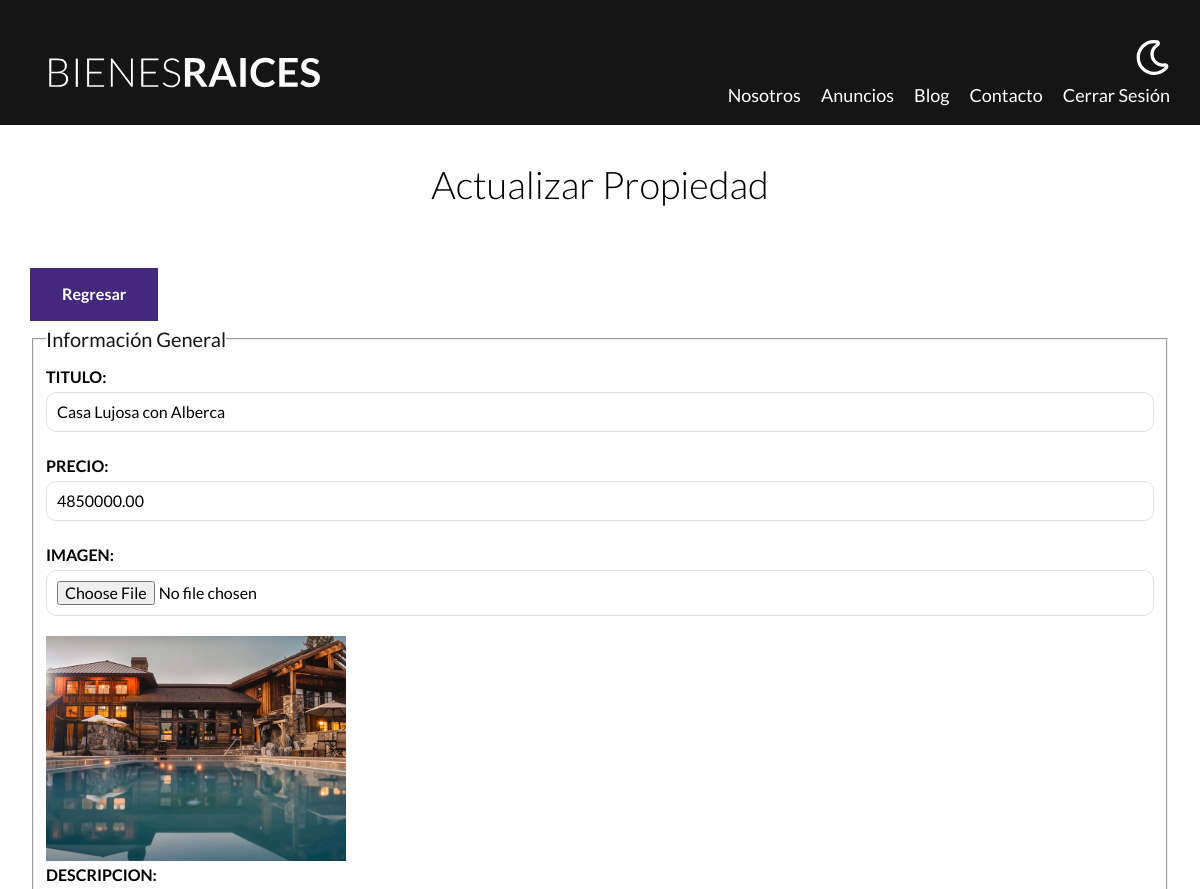
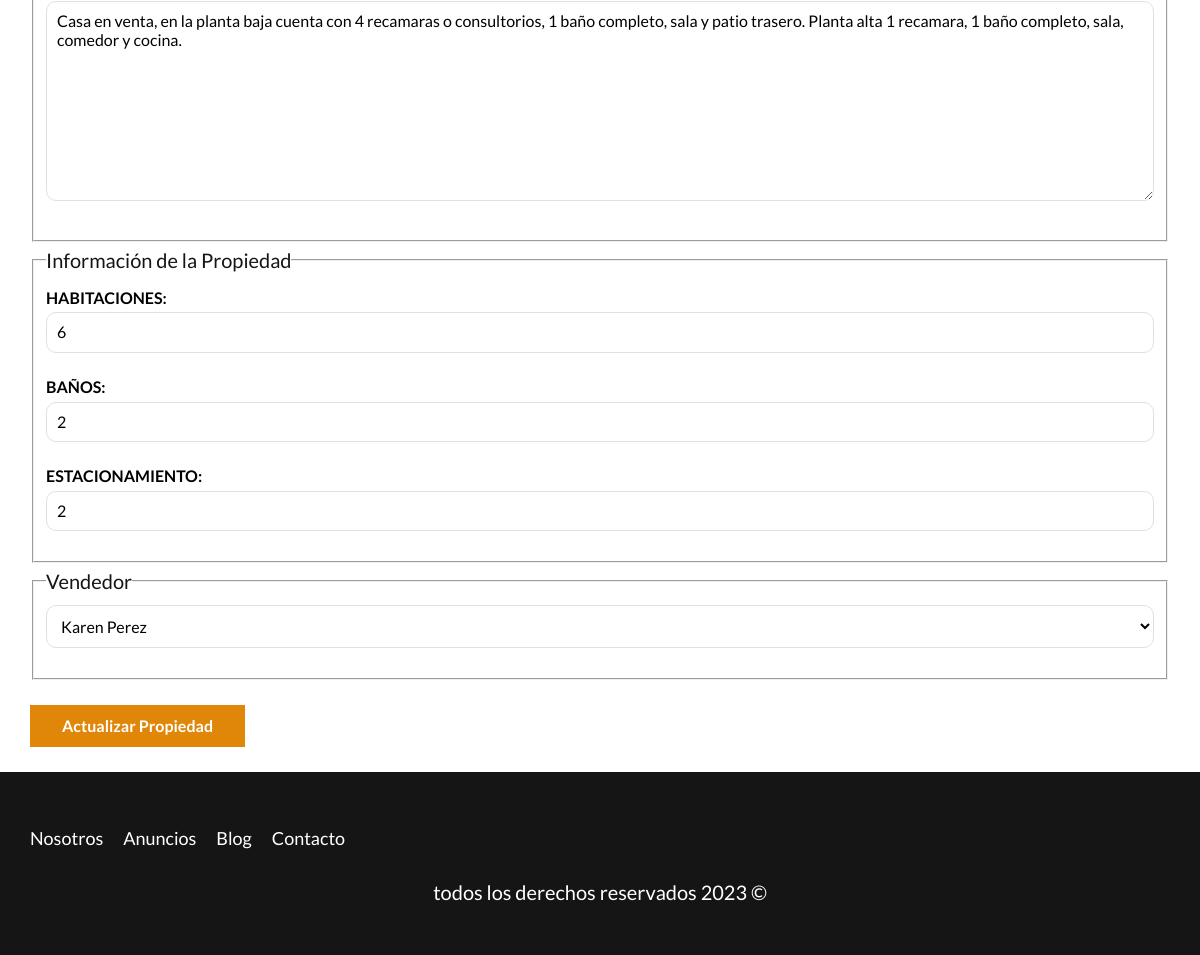
Screenshot of /admin/properties/update.php?id=8 (signed in) with the database file from the repository (2 pictures, top to bottom).
### tables this page shows
CREATE TABLE `propiedades` (
  `id` int NOT NULL AUTO_INCREMENT,
  `nombre` varchar(45) DEFAULT NULL,
  `precio` decimal(10,2) DEFAULT NULL,
  `imagen` varchar(200) DEFAULT NULL,
  `descripcion` longtext,
  `habitaciones` int DEFAULT NULL,
  `wc` int DEFAULT NULL,
  `estacionamiento` int DEFAULT NULL,
  `creado` date DEFAULT NULL,
  `vendedores_id` int NOT NULL,
  PRIMARY KEY (`id`),
  KEY `fk_propiedades_vendedores_idx` (`vendedores_id`),
  CONSTRAINT `fk_propiedades_vendedores` FOREIGN KEY (`vendedores_id`) REFERENCES `vendedores` (`id`)
);

CREATE TABLE `vendedores` (
  `id` int NOT NULL AUTO_INCREMENT,
  `name` varchar(45) DEFAULT NULL,
  `apellido` varchar(45) DEFAULT NULL,
  `telefono` varchar(10) DEFAULT NULL,
  PRIMARY KEY (`id`)
);

### admin/properties/update.php (the view, shortened to what this page needs)
<?php
    $propertyID = $_GET['id'];
    $propertyID = filter_var($propertyID, FILTER_VALIDATE_INT);
    $db = connectDB();
    $query = "SELECT * FROM propiedades WHERE id = {$propertyID}";
    $result = mysqli_query($db, $query);
    $property = mysqli_fetch_assoc($result);
    $query = "SELECT * FROM vendedores";
    $result = mysqli_query($db,$query);
    $title = $property['nombre'];
    $price = $property['precio'];
    $description = $property['descripcion'];
    $rooms = $property['habitaciones'];
    $wc = $property['wc'];
    $parking = $property['estacionamiento'];
    $seller = $property['vendedores_id'];
    $propertyImage = $property['imagen'];
?>
    <main class="container section">
        <h1>Actualizar Propiedad</h1>
        <a href="/admin" class="btn btn-purple">Regresar</a>
        <form class="form" method="POST" enctype="multipart/form-data">
            <fieldset>
                <legend>Información General</legend>
                <label for="title">Titulo:</label>
                <input type="text" id="title" name="title" placeholder="Titulo de la propiedad" value="<?php echo $title; ?>">
                <label for="price">Precio:</label>
                <input type="number" id="price" name="price" placeholder="precio de la propiedad" value="<?php echo $price; ?>">
                <label for="image">Imagen:</label>
                <input type="file" id="image" accept="image/jpeg, image/png" name="image">
                <img src="/img/<?php echo $propertyImage; ?>" class="image-small">
                <label for="description">Descripcion:</label>
                <textarea id="description" name="description"><?php echo $description; ?></textarea>
            </fieldset>
            <fieldset>
                <legend>Información de la Propiedad</legend>
                <label for="rooms">Habitaciones:</label>
                <input type="number" id="rooms" name="rooms" placeholder="Ej: 5" min="1" max="10" value="<?php echo $rooms; ?>">
                <label for="wc">Baños:</label>
                <input type="number" id="wc" name="wc" placeholder="Ej: 5" min="1" max="10" value="<?php echo $wc; ?>">
                <label for="parking">Estacionamiento:</label>
                <input type="number" id="parking" name="parking" placeholder="Ej: 5" min="1" max="10" value="<?php echo $parking; ?>">
            </fieldset>
            <fieldset>
                <legend>Vendedor</legend>
                <select name="seller">
                    <?php while($row = mysqli_fetch_assoc($result)): ?>
                        <option <?php echo $seller === $row['id'] ? 'selected' : ''; ?> value="<?php echo $row['id']; ?>"><?php echo $row['name']." ".$row['apellido']; ?></option>
                    <?php endwhile ?>
                </select>
            </fieldset>
            <input type="submit" value="Actualizar Propiedad" class="btn btn-yellow">
        </form>
    </main>

### build/css/app.css (style rules this page uses)
html { -webkit-text-size-adjust:100%;line-height:1.15 }
body { margin:0 }
main { display:block }
h1 { font-size:2em;margin:.67em 0 }
a { background-color:transparent }
img { border-style:none }
button,input,optgroup,select,textarea { font-family:inherit;font-size:100%;line-height:1.15;margin:0 }
button,input { overflow:visible }
button,select { text-transform:none }
[type=button],[type=reset],[type=submit],button { -webkit-appearance:button }
fieldset { padding:.35em .75em .625em }
legend { box-sizing:border-box;color:inherit;display:table;max-width:100%;padding:0;white-space:normal }
textarea { overflow:auto }
html { box-sizing:border-box;font-size:62.5% }
*,:after,:before { box-sizing:inherit }
body { font-family:Lato,sans-serif;font-size:1.6rem;line-height:1.8 }
.container { margin:0 auto;max-width:120rem;width:95% }
a { text-decoration:none }
img,picture { display:block;width:100% }
h1,h2,h3 { font-family:Lato,sans-serif;font-weight:300;margin:2.5rem 0;text-align:center }
h1 { font-size:3.8rem }
.section { margin-bottom:2.5rem;margin-top:2.5rem }
.btn-yellow { background-color:#e08709;border:.2rem solid transparent;color:#fff;display:inline-block;font-weight:700;margin-top:2.5rem;padding:1rem 3rem;text-align:center;text-decoration:none;text-transform:capitalize }
.btn-purple { background-color:#42297d;border:.2rem solid transparent;color:#fff;display:inline-block;font-weight:700;margin-top:2.5rem;padding:1rem 3rem;text-align:center;text-decoration:none;text-transform:capitalize }
.form legend { color:#151515;font-size:2rem }
.form label { display:block;font-weight:700;text-transform:uppercase }
.form input:not([type=submit]),.form select,.form textarea { background-color:#fff;border:.1rem solid #e1e1e1;border-radius:1rem;display:bloc;margin-bottom:2rem;padding:1rem;width:100% }
.form textarea { height:20rem }
.image-small { width:30rem }

### rows the page displays
propiedades: title "Casa Lujosa con Alberca", price "4850000.00", imagen (picture), description "Casa en venta, en la planta baja cuenta con 4 recamaras o consultorios, 1 baño completo, sala y patio trasero. Planta alta 1 recamara, 1 baño completo, sala, comedor y cocina.", rooms "6", wc "2", parking "2", seller "Karen Perez"
